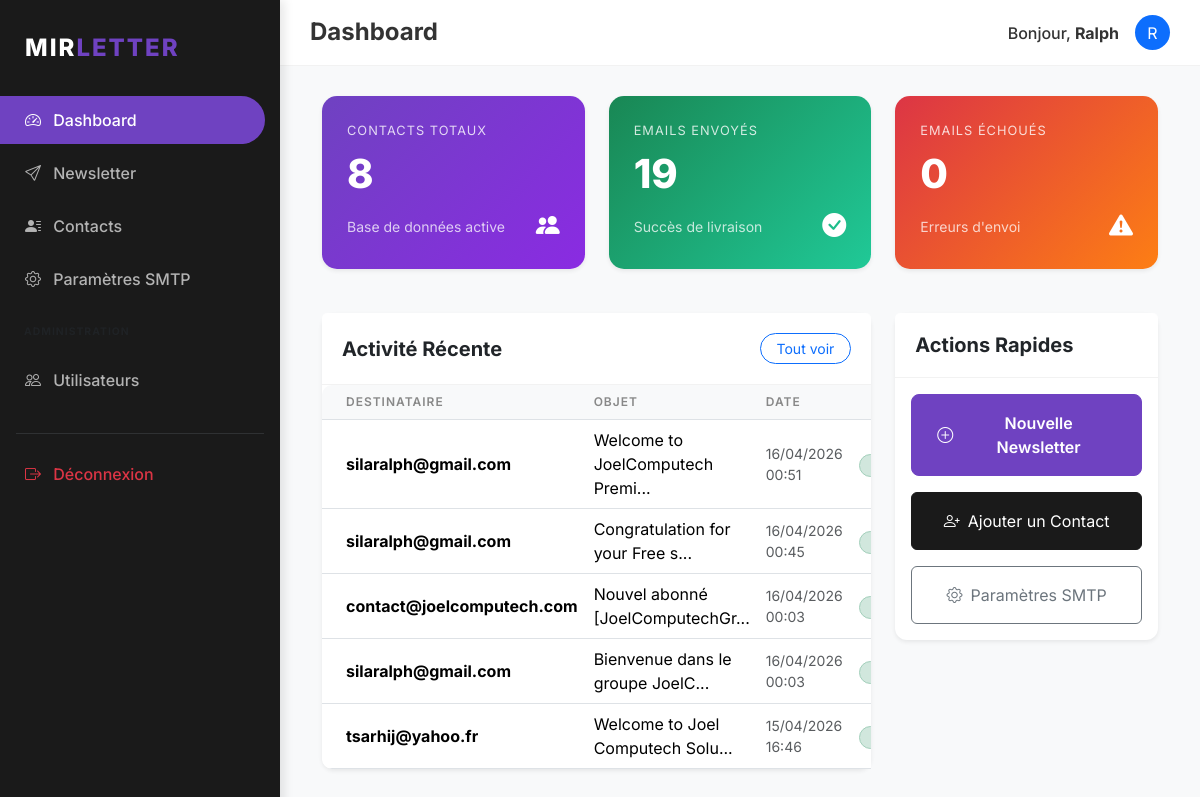
/dashboard (signed in), run on the app's committed database.
### models/user.py (models this page shows, shortened)
class User(db.Model, UserMixin):
    __tablename__ = 'users'
    id = db.Column(db.Integer, primary_key=True)
    username = db.Column(db.String(64), unique=True, nullable=False, index=True)
    password_hash = db.Column(db.String(128), nullable=False)
    role = db.Column(db.String(20), default='user') # 'superadmin' or 'user'
    smtp_configs = db.relationship('SMTPConfig', backref='user', lazy='dynamic', cascade='all, delete-orphan')
    contacts = db.relationship('Contact', backref='owner', lazy='dynamic', cascade='all, delete-orphan')
    groups = db.relationship('Group', backref='owner', lazy='dynamic', cascade='all, delete-orphan')
    sent_emails = db.relationship('SentEmail', backref='user', lazy='dynamic', cascade='all, delete-orphan')

### models/history.py (models this page shows, shortened)
class SentEmail(db.Model):
    __tablename__ = 'sent_emails'
    id = db.Column(db.Integer, primary_key=True)
    user_id = db.Column(db.Integer, db.ForeignKey('users.id'), nullable=False)
    subject = db.Column(db.String(256), nullable=False)
    recipient = db.Column(db.String(120), nullable=False)
    status = db.Column(db.String(20), nullable=False) # 'success', 'failed'
    error_message = db.Column(db.Text)
    timestamp = db.Column(db.DateTime, index=True, default=datetime.utcnow)

### routes/main.py (the view)
@main.route('/')
@main.route('/dashboard')
@login_required
def dashboard():
    contact_count = Contact.query.filter_by(user_id=current_user.id).count()
    sent_count = SentEmail.query.filter_by(user_id=current_user.id, status='success').count()
    failed_count = SentEmail.query.filter_by(user_id=current_user.id, status='failed').count()
    recent_history = SentEmail.query.filter_by(user_id=current_user.id)\
        .order_by(SentEmail.timestamp.desc()).limit(5).all()
    return render_template('dashboard.html',
                           title='Dashboard',
                           contact_count=contact_count,
                           sent_count=sent_count,
                           failed_count=failed_count,
                           recent_history=recent_history)

### models/user.py (called while the page is built)
@login_manager.user_loader
def load_user(user_id):
    return User.query.get(int(user_id))

### templates/dashboard.html
{% extends "base.html" %}
{% block content %}
<div class="row">
    <div class="col-md-4">
        <div class="stat-card shadow-sm">
            <p>Contacts Totaux</p>
            <h3>{{ contact_count }}</h3>
            <div class="d-flex justify-content-between align-items-center">
                <span class="small opacity-75">Base de données active</span>
                <i class="bi bi-people-fill fs-4"></i>
            </div>
        </div>
    </div>
    <div class="col-md-4">
        <div class="stat-card shadow-sm" style="background: linear-gradient(135deg, #198754, #20c997);">
            <p>Emails Envoyés</p>
            <h3>{{ sent_count }}</h3>
            <div class="d-flex justify-content-between align-items-center">
                <span class="small opacity-75">Succès de livraison</span>
                <i class="bi bi-check-circle-fill fs-4"></i>
            </div>
        </div>
    </div>
    <div class="col-md-4">
        <div class="stat-card shadow-sm" style="background: linear-gradient(135deg, #dc3545, #fd7e14);">
            <p>Emails Échoués</p>
            <h3>{{ failed_count }}</h3>
            <div class="d-flex justify-content-between align-items-center">
                <span class="small opacity-75">Erreurs d'envoi</span>
                <i class="bi bi-exclamation-triangle-fill fs-4"></i>
            </div>
        </div>
    </div>
</div>
<div class="row mt-4">
    <div class="col-md-8">
        <div class="card border-0 shadow-sm">
            <div class="card-header d-flex justify-content-between align-items-center bg-white">
                <h5 class="m-0 fw-bold">Activité Récente</h5>
                <a href="{{ url_for('newsletter.history') }}" class="btn btn-sm btn-outline-primary rounded-pill px-3">Tout voir</a>
            </div>
            <div class="card-body p-0">
                <div class="table-responsive">
                    <table class="table table-hover align-middle mb-0">
                        <thead>
                            <tr>
                                <th class="ps-4">Destinataire</th>
                                <th>Objet</th>
                                <th>Date</th>
                                <th class="pe-4 text-end">Statut</th>
                            </tr>
                        </thead>
                        <tbody>
                            {% for item in recent_history %}
                            <tr>
                                <td class="ps-4">
                                    <div class="fw-bold">{{ item.recipient }}</div>
                                </td>
                                <td>{{ item.subject[:30] }}...</td>
                                <td class="small text-muted">{{ item.timestamp.strftime('%d/%m/%Y %H:%M') }}</td>
                                <td class="pe-4 text-end">
                                    {% if item.status == 'success' %}
                                    <span class="badge bg-success-subtle text-success border border-success-subtle rounded-pill px-3">Succès</span>
                                    {% else %}
                                    <span class="badge bg-danger-subtle text-danger border border-danger-subtle rounded-pill px-3">Échec</span>
                                    {% endif %}
                                </td>
                            </tr>
                            {% else %}
                            <tr>
                                <td colspan="4" class="text-center py-5 text-muted">Aucune activité récente.</td>
                            </tr>
                            {% endfor %}
                        </tbody>
                    </table>
                </div>
            </div>
        </div>
    </div>
    <div class="col-md-4">
        <div class="card border-0 shadow-sm">
            <div class="card-header bg-white">
                <h5 class="m-0 fw-bold">Actions Rapides</h5>
            </div>
            <div class="card-body">
                <div class="d-grid gap-3">
                    <a href="{{ url_for('newsletter.compose') }}" class="btn btn-primary d-flex align-items-center justify-content-center py-3">
                        <i class="bi bi-plus-circle me-2"></i> Nouvelle Newsletter
                    </a>
                    <a href="{{ url_for('contacts.add_contact') }}" class="btn btn-dark d-flex align-items-center justify-content-center py-3">
                        <i class="bi bi-person-plus me-2"></i> Ajouter un Contact
                    </a>
                    <a href="{{ url_for('settings.list_smtp') }}" class="btn btn-outline-secondary d-flex align-items-center justify-content-center py-3">
                        <i class="bi bi-gear me-2"></i> Paramètres SMTP
                    </a>
                </div>
            </div>
        </div>
    </div>
</div>
{% endblock %}

### templates/base.html (shortened to what this page needs)
<!DOCTYPE html>
<html lang="fr">
<head>
    {{ bootstrap.load_css() }}
    <link rel="stylesheet" href="{{ url_for('static', filename='css/style.css') }}">
    <link rel="stylesheet" href="https://cdn.jsdelivr.net/npm/bootstrap-icons@1.11.1/font/bootstrap-icons.css">
</head>
<body>
    {% if current_user.is_authenticated %}
    <div class="sidebar">
        <div class="sidebar-brand">
            MIR<span>LETTER</span>
        </div>
        <nav class="nav flex-column">
            <a class="nav-link {{ 'active' if request.endpoint == 'main.dashboard' }}" href="{{ url_for('main.dashboard') }}">
                <i class="bi bi-speedometer2 me-2"></i> Dashboard
            </a>
            <a class="nav-link {{ 'active' if 'newsletter' in request.endpoint }}" href="{{ url_for('newsletter.compose') }}">
                <i class="bi bi-send me-2"></i> Newsletter
            </a>
            <a class="nav-link {{ 'active' if 'contacts' in request.endpoint }}" href="{{ url_for('contacts.list_contacts') }}">
                <i class="bi bi-person-lines-fill me-2"></i> Contacts
            </a>
            <a class="nav-link {{ 'active' if 'settings' in request.endpoint }}" href="{{ url_for('settings.list_smtp') }}">
                <i class="bi bi-gear me-2"></i> Paramètres SMTP
            </a>
            {% if current_user.role == 'superadmin' %}
            <div class="px-4 py-3 text-uppercase small fw-bold text-muted" style="font-size: 0.65rem; letter-spacing: 1px;">Administration</div>
            <a class="nav-link {{ 'active' if 'admin' in request.endpoint }}" href="{{ url_for('admin.list_users') }}">
                <i class="bi bi-people me-2"></i> Utilisateurs
            </a>
            {% endif %}
            <hr class="mx-3 border-secondary opacity-25 mt-4">
            <a class="nav-link text-danger" href="{{ url_for('auth.logout') }}">
                <i class="bi bi-box-arrow-right me-2"></i> Déconnexion
            </a>
        </nav>
    </div>
    <nav class="top-navbar d-flex justify-content-between align-items-center">
        <h4 class="m-0 fw-bold">{{ title }}</h4>
        <div class="user-info d-flex align-items-center">
            <span class="me-3 fw-medium">Bonjour, <strong>{{ current_user.username }}</strong></span>
            <div class="bg-primary rounded-circle d-flex align-items-center justify-content-center text-white" style="width: 35px; height: 35px;">
                {{ current_user.username[0].upper() }}
            </div>
        </div>
    </nav>
    {% endif %}
    <div class="{% if current_user.is_authenticated %}main-content{% endif %}">
        <div class="container-fluid">
            {% block content %}{% endblock %}
        </div>
    </div>
</body>
</html>

### static/css/style.css (style rules this page uses)
:root { --primary-color: #6f42c1; --secondary-color: #8a2be2; --dark-bg: #1a1a1a; --darker-bg: #121212; --light-text: #ffffff; --gray-text: #b3b3b3; --sidebar-width: 280px; }
body { font-family: 'Inter', -apple-system, BlinkMacSystemFont, "Segoe UI", Roboto, sans-serif; background-color: #f8f9fa; color: #333; }
.sidebar { position: fixed; top: 0; bottom: 0; left: 0; z-index: 100; width: var(--sidebar-width); padding: 20px 0; background-color: var(--dark-bg); color: var(--light-text); box-shadow: 4px 0 10px rgba(0,0,0,0.1); }
.sidebar .nav-link { color: var(--gray-text); padding: 12px 25px; font-weight: 500; border-radius: 0 50px 50px 0; margin-right: 15px; margin-bottom: 5px; transition: all 0.3s; }
.sidebar .nav-link.active { color: var(--light-text); background-color: var(--primary-color); }
.sidebar-brand { padding: 10px 25px 30px; font-size: 1.5rem; font-weight: 800; letter-spacing: 2px; color: var(--light-text); text-transform: uppercase; }
.sidebar-brand span { color: var(--primary-color); }
.main-content { margin-left: var(--sidebar-width); padding: 30px; }
.card { border: none; border-radius: 12px; box-shadow: 0 5px 15px rgba(0,0,0,0.05); margin-bottom: 25px; }
.card-header { background-color: transparent; border-bottom: 1px solid rgba(0,0,0,0.05); padding: 20px; font-weight: 700; }
.stat-card { padding: 25px; border-radius: 15px; color: white; background: linear-gradient(135deg, var(--primary-color), var(--secondary-color)); margin-bottom: 20px; }
.stat-card h3 { font-size: 2.5rem; font-weight: 800; margin: 10px 0; }
.stat-card p { opacity: 0.8; margin: 0; text-transform: uppercase; font-size: 0.8rem; letter-spacing: 1px; }
.btn-primary { background-color: var(--primary-color); border-color: var(--primary-color); padding: 10px 25px; border-radius: 8px; font-weight: 600; }
.btn-dark { background-color: var(--dark-bg); border-color: var(--dark-bg); }
.top-navbar { margin-left: var(--sidebar-width); background-color: white; padding: 15px 30px; border-bottom: 1px solid rgba(0,0,0,0.05); }
.table { border-radius: 10px; overflow: hidden; }
.table thead th { background-color: #f8f9fa; border-top: none; font-weight: 600; text-transform: uppercase; font-size: 0.75rem; letter-spacing: 1px; color: #888; }

### data on the page
User: username "Ralph", username "R"
SentEmail: recipient "silaralph@gmail.com", subject "Welcome to JoelComputech Premi", timestamp "16/04/2026 00:51"
SentEmail: recipient "silaralph@gmail.com", subject "Congratulation for your Free s", timestamp "16/04/2026 00:45"
SentEmail: recipient "contact@joelcomputech.com", subject "Nouvel abonné [JoelComputechGr", timestamp "16/04/2026 00:03"
SentEmail: recipient "silaralph@gmail.com", subject "Bienvenue dans le groupe JoelC", timestamp "16/04/2026 00:03"
SentEmail: recipient "tsarhij@yahoo.fr", subject "Welcome to Joel Computech Solu", timestamp "15/04/2026 16:46"

### other printed values
{{ title }} "Dashboard"
{{ contact_count }} "8"
{{ sent_count }} "19"
{{ failed_count }} "0"
